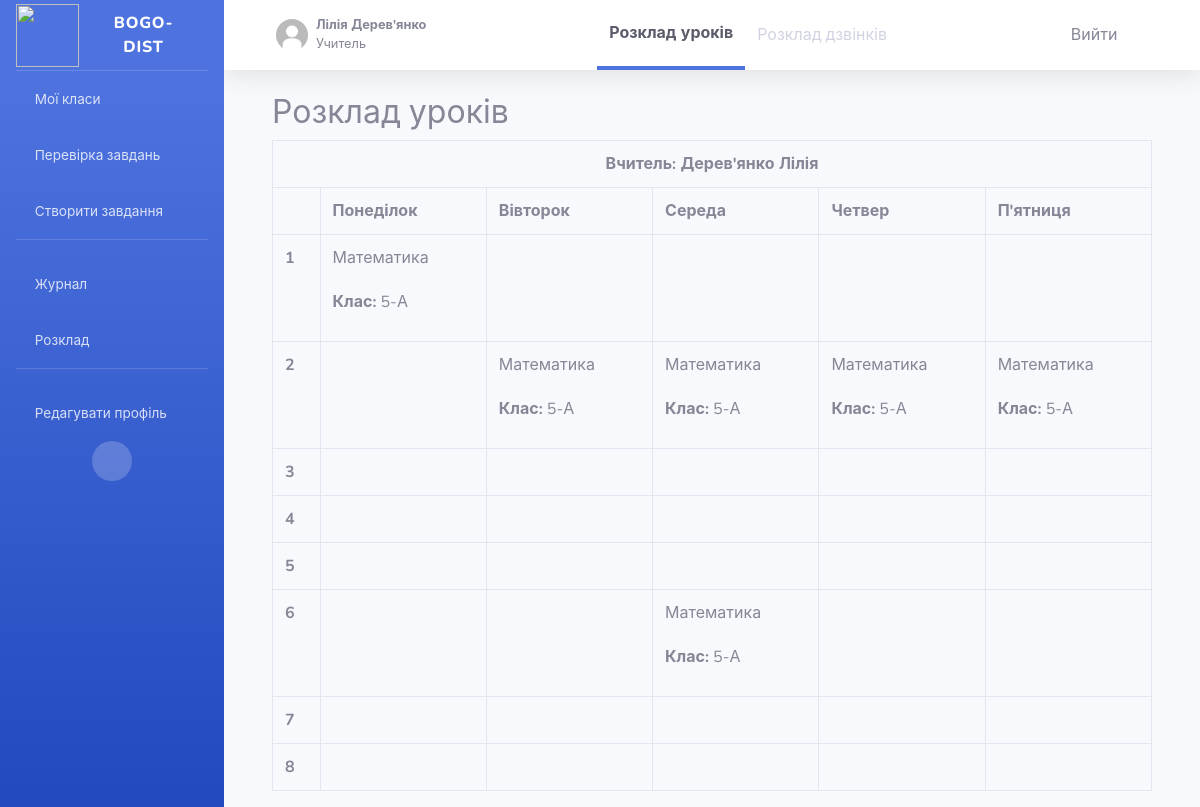
The page /schedule/ (signed in) on the database its author committed.
### users/models.py (models this page shows, shortened)
class Profile(models.Model):
    user = models.OneToOneField(User, on_delete=models.CASCADE)
    image = models.ImageField(default='users/profile_pics/default.jpg', upload_to='users/profile_pics/')
    def is_teacher(self):
        return self.user.groups.filter(id=1).exists()
    def is_student(self):
        return self.user.groups.filter(id=2).exists()

### schedule/models.py (models this page shows, shortened)
class Weekday(models.Model):
    name_day = models.CharField(max_length=200)

class Call(models.Model):
    lesson_number = models.IntegerField(default=0)
    starting_lesson = models.CharField(max_length=5)
    ending_lesson = models.CharField(max_length=5)
    pause = models.IntegerField(default=0)

class Schedule(models.Model):
    class_name = models.ForeignKey(Form, on_delete=models.CASCADE)
    days = models.ForeignKey(Weekday, on_delete=models.CASCADE)
    number_lesson = models.ForeignKey(Call, on_delete=models.CASCADE)
    name_lesson = models.ForeignKey(Lesson, on_delete=models.CASCADE)
    teacher = models.ForeignKey(User, on_delete=models.CASCADE)

class Lesson(models.Model):
    name_lesson = models.CharField(max_length=200)
    def __str__(self):
        return f'{self.name_lesson}'

class Form(models.Model):
    class_name = models.CharField(max_length=200)
    def __str__(self):
        return f'{self.class_name}'

### schedule/views.py (the view)
# urls.py: path('', views.view_schedule, name='schedule'),
@login_required
def view_schedule(request):
    forms = []
    if request.user.profile.is_student():
        students_form = StudentsForm.objects.get(user=request.user)
        schedules = Schedule.objects.filter(class_name=students_form.form).all()
        forms = Form.objects.filter(class_name=students_form.form).all()
    elif request.user.profile.is_teacher():
        schedules = Schedule.objects.filter(teacher=request.user).all()
    weekdays = Weekday.objects.all()
    calls = Call.objects.all()
    context = {
        'schedules': schedules,
        'weekdays': weekdays,
        'forms': forms,
        'calls': calls,
    }
    return render(request, 'schedule/schedule.html', context)

### schedule/templates/schedule/schedule.html (shortened to what this page needs)
{% extends 'base.html' %}
{% load static %}
{% block content %}
    <div class="panel">
        <div class="panel-section">
            <h2>Розклад уроків</h2>
        {% if request.user.profile.is_teacher %}
            <table class="table table-bordered">
                    <tr>
                        <th colspan="6" class="n" style="text-align: center">Вчитель: {{ request.user.last_name }} {{ request.user.first_name }}</th>
                    </tr>
                <tr>
                    <th></th>
                    {% for weekday in weekdays %}
                        <th>{{ weekday.name_day }}</th>
                    {% endfor %}
                </tr>
                {% for call in calls %}
                    <tr>
                        <th>{{ call.lesson_number }}</th>
                        {% for weekday in weekdays %}
                            <td>
                                {% for schedule in schedules %}
                                    {% if schedule.days == weekday %}
                                        {% if schedule.number_lesson == call %}
                                <span>{{ schedule.name_lesson }} <p><br><strong>Клас:</strong> {{ schedule.class_name }}</span>
                                        {% endif %}
                                    {% endif %}
                                {% endfor %}
                            </td>
                        {% endfor %}
                    </tr>
                {% endfor %}
            </table>
        {% endif %}
        </div>
    </div>
{% endblock %}

### core/templates/base.html (shortened to what this page needs)
{% load static %}
<html lang="en">
<head>
    {% include 'partials/_head.html' %}
</head>
<body id="page-top">
  <div id="wrapper">
    {% include 'partials/_sidebar.html' %}
    <div id="content-wrapper" class="d-flex flex-column">
      <div id="content">
        {% include 'partials/_topbar.html' %}
        <div class="container-fluid">
          <div class="container">
          {% block content %}{% endblock content %}
        </div>
      </div>
    </div>
  </div>
</body>
</html>

### core/templates/partials/_head.html (shortened to what this page needs)
{% load static %}
    <link href="{% static 'mainapp/vendor/fontawesome-free/css/all.min.css' %}" rel="stylesheet" type="text/css">
    <link href="{% static 'mainapp/css/sb-admin-2.min.css' %}" rel="stylesheet">
    <link rel="stylesheet" href="{% static 'mainapp/css/styles.css' %}">

### core/templates/partials/_sidebar.html (shortened to what this page needs)
{% load static %}
<ul class="navbar-nav bg-gradient-primary sidebar sidebar-dark accordion" id="accordionSidebar">
    <a class="sidebar-brand d-flex align-items-center justify-content-center" href="{% url 'classroom:home' %}">
        <div class="sidebar-brand-icon">
            <img src="{% static 'mainapp/img/emblem2.png' %}" width="63">
        </div>
        <div class="sidebar-brand-text mx-3">BOGO-DIST</div>
    </a>
    <hr class="sidebar-divider my-0">
    <li class="nav-item">
        <a class="nav-link" href="{% url 'classroom:home' %}">
            <i class="fas fa-tasks"></i>
            <span>Мої класи</span></a>
    </li>
    {% if request.user.profile.is_teacher %}
    <li class="nav-item">
        <a class="nav-link" href="{% url 'classroom:toreview' %}">
            <i class="fas fa-check"></i>
            <span>Перевірка завдань</span>
        </a>
    </li>
    <li class="nav-item">
        <a class="nav-link" href="{% url 'classroom:assignment_create' %}">
            <i class="fas fa-plus"></i>
            <span>Створити завдання</span></a>
    </li>
    {% endif %}
    <hr class="sidebar-divider">
    <li class="nav-item">
        <a class="nav-link collapsed" href="{% url 'journal:view_list' %}">
            <i class="fas fa-book"></i>
            <span>Журнал</span>
        </a>
    </li>
    <li class="nav-item">
        <a class="nav-link collapsed" href="{% url 'schedule:schedule' %}">
            <i class="far fa-calendar-alt"></i>
            <span>Розклад</span>
        </a>
    </li>
    <hr class="sidebar-divider">
    <li class="nav-item">
        <a class="nav-link collapsed" href="{% url 'users:profile' %}">
            <i class="fas fa-book"></i>
            <span>Редагувати профіль</span>
        </a>
    </li>
    <div class="text-center d-none d-md-inline">
        <button class="rounded-circle border-0" id="sidebarToggle"></button>
    </div>
</ul>

### core/templates/partials/_topbar.html (shortened to what this page needs)
<nav class="navbar navbar-expand navbar-light bg-white topbar mb-4 static-top shadow">
    <ul class="navbar-nav pl-4">
        <li class="nav-item dropdown no-arrow">
            <a class="nav-link dropdown-toggle" href="#" id="userDropdown" role="button" data-toggle="dropdown"
               aria-haspopup="true" aria-expanded="false">
                <img class="img-profile rounded-circle" src="{{ request.user.profile.image.url }}">
                <span class="ml-2 d-none d-lg-inline text-gray-600 small">
                    <b>{{ request.user.first_name }} {{ request.user.last_name }} </b>
                    <br>
                    {% if request.user.profile.is_teacher %} Учитель {% else %} Учень {% endif %}
                </span>
            </a>
        </li>
    </ul>
    <ul class="navbar-nav ml-auto">
        {% if 'schedule' in request.path %}
        <li class="nav-item">
            {% if request.path == '/schedule/' %}
            <a class="nav-link border-bottom-primary" href="{% url 'schedule:schedule' %}">
                <span class="text-dark font-weight-bold">Розклад уроків</span>
            </a>
            {% else %}
            <a class="nav-link" href="{% url 'schedule:schedule' %}">
                <span>Розклад уроків</span>
            </a>
            {% endif %}
        </li>
        {% if request.path == '/schedule/calls/' %}
        <li class="nav-item">
            <a class="nav-link border-bottom-primary" href="{% url 'schedule:calls' %}">
                <span class="text-dark font-weight-bold">Розклад дзвінків</span>
            </a>
        </li>
        {% else %}
        <li class="nav-item">
            <a class="nav-link" href="{% url 'schedule:calls' %}">
                <span>Розклад дзвінків</span>
            </a>
        </li>
        {% endif %}
        {% endif %}
    </ul>
    <ul class="navbar-nav ml-auto pr-4">
        <a class="btn" href="#" data-toggle="modal" data-target="#logoutModal">
            Вийти
            <i class="fas fa-sign-out-alt fa-sm fa-fw mr-2 text-gray-400"></i>
        </a>
    </ul>
</nav>

### rows shown on the page
Weekday: name_day "Понеділок"
Weekday: name_day "Вівторок"
Weekday: name_day "Середа"
Weekday: name_day "Четвер"
Weekday: name_day "П'ятниця"
Call: lesson_number "1"
Schedule: name_lesson "Математика", class_name "5-А"
Call: lesson_number "2"
Schedule: name_lesson "Математика", class_name "5-А"
Schedule: name_lesson "Математика", class_name "5-А"
Schedule: name_lesson "Математика", class_name "5-А"
Schedule: name_lesson "Математика", class_name "5-А"
Call: lesson_number "3"
Call: lesson_number "4"
Call: lesson_number "5"
Call: lesson_number "6"
Schedule: name_lesson "Математика", class_name "5-А"
Call: lesson_number "7"
Call: lesson_number "8"

### other values the page prints
{{ request.user.first_name }} "Лілія"
{{ request.user.last_name }} "Дерев'янко"
